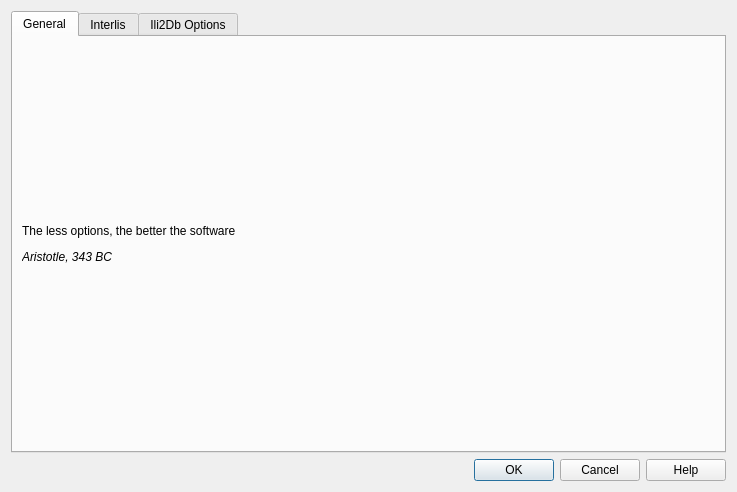
<?xml version="1.0" encoding="UTF-8"?>
<ui version="4.0">
 <class>Dialog</class>
 <widget class="QDialog" name="Dialog">
  <property name="geometry">
   <rect>
    <x>0</x>
    <y>0</y>
    <width>737</width>
    <height>492</height>
   </rect>
  </property>
  <property name="sizePolicy">
   <sizepolicy hsizetype="Preferred" vsizetype="Preferred">
    <horstretch>0</horstretch>
    <verstretch>0</verstretch>
   </sizepolicy>
  </property>
  <property name="windowTitle">
   <string>Dialog</string>
  </property>
  <layout class="QGridLayout" name="gridLayout_4">
   <item row="3" column="0">
    <widget class="QTabWidget" name="tabWidget">
     <property name="currentIndex">
      <number>0</number>
     </property>
     <widget class="QWidget" name="tab">
      <attribute name="title">
       <string>General</string>
      </attribute>
      <layout class="QGridLayout" name="gridLayout_3">
       <item row="0" column="0">
        <widget class="QLabel" name="label">
         <property name="text">
          <string>&lt;html&gt;&lt;head/&gt;&lt;body&gt;&lt;p&gt;The less options, the better the software&lt;/p&gt;&lt;p&gt;&lt;i&gt;Aristotle, 343 BC&lt;/i&gt;&lt;/p&gt;&lt;/body&gt;&lt;/html&gt;</string>
         </property>
         <property name="textFormat">
          <enum>Qt::RichText</enum>
         </property>
        </widget>
       </item>
      </layout>
     </widget>
     <widget class="QWidget" name="tab_2">
      <attribute name="title">
       <string>Interlis</string>
      </attribute>
      <layout class="QGridLayout" name="gridLayout_2">
       <item row="0" column="0" colspan="2">
        <widget class="QgsCollapsibleGroupBox" name="custom_model_directories_box">
         <property name="title">
          <string>Custom model directories</string>
         </property>
         <property name="checkable">
          <bool>true</bool>
         </property>
         <layout class="QGridLayout" name="gridLayout">
          <item row="0" column="0">
           <layout class="QHBoxLayout" name="horizontalLayout_3">
            <item>
             <widget class="QLineEdit" name="custom_model_directories_line_edit">
              <property name="sizePolicy">
               <sizepolicy hsizetype="MinimumExpanding" vsizetype="Fixed">
                <horstretch>1</horstretch>
                <verstretch>0</verstretch>
               </sizepolicy>
              </property>
              <property name="toolTip">
               <string>&lt;html&gt;&lt;head/&gt;&lt;body&gt;
&lt;p&gt;Directories which contain Interlis Models (ili files). Several paths can be separated with a semicolon `;`. It is also possible to specify URL's of model repositories.&lt;/p&gt;
&lt;dl&gt;
&lt;dt&gt;%ILI_FROM_DB&lt;/dt&gt;&lt;dd&gt;is a placeholder for the models in the database (in the table &lt;code&gt;t_ili2db_model&lt;/code&gt;).
&lt;/dt&gt;
&lt;dt&gt;%XTF_DIR&lt;/dt&gt;
&lt;dd&gt;is a placeholder for the directory with a transfer file.&lt;/dd&gt;
&lt;dt&gt;%JAR_DIR&lt;/dt&gt;&lt;dd&gt;is a placeholder for the directory with the ili2db application (ili2pg.jar / ili2gpkg.jar).&lt;/dd&gt;&lt;/dl&gt;
&lt;/body&gt;&lt;/html&gt;</string>
              </property>
              <property name="placeholderText">
               <string>%ILI_FROM_DB;%XTF_DIR;http://models.interlis.ch/;%JAR_DIR</string>
              </property>
             </widget>
            </item>
            <item>
             <widget class="QToolButton" name="custom_models_dir_button">
              <property name="text">
               <string>...</string>
              </property>
             </widget>
            </item>
           </layout>
          </item>
         </layout>
         <zorder></zorder>
        </widget>
       </item>
       <item row="2" column="0" colspan="2">
        <widget class="QGroupBox" name="ili2db_enable_debugging">
         <property name="title">
          <string>Debug</string>
         </property>
         <property name="checkable">
          <bool>true</bool>
         </property>
         <layout class="QHBoxLayout" name="horizontalLayout_4">
          <item>
           <widget class="QLineEdit" name="ili2db_logfile_path">
            <property name="placeholderText">
             <string>Log file</string>
            </property>
           </widget>
          </item>
          <item>
           <widget class="QToolButton" name="ili2db_logfile_search_button">
            <property name="text">
             <string>...</string>
            </property>
           </widget>
          </item>
         </layout>
        </widget>
       </item>
       <item row="1" column="0">
        <widget class="QLabel" name="label_2">
         <property name="text">
          <string>Java Path</string>
         </property>
        </widget>
       </item>
       <item row="1" column="1">
        <layout class="QHBoxLayout" name="horizontalLayout_2">
         <item>
          <widget class="QLineEdit" name="java_path_line_edit">
           <property name="sizePolicy">
            <sizepolicy hsizetype="MinimumExpanding" vsizetype="Fixed">
             <horstretch>1</horstretch>
             <verstretch>0</verstretch>
            </sizepolicy>
           </property>
           <property name="toolTip">
            <string>If this is left empty, %PATH and %JAVA_HOME is searched</string>
           </property>
           <property name="placeholderText">
            <string>[By default %PATH and %JAVA_HOME is searched]</string>
           </property>
          </widget>
         </item>
         <item>
          <widget class="QToolButton" name="java_path_search_button">
           <property name="text">
            <string>...</string>
           </property>
          </widget>
         </item>
        </layout>
       </item>
       <item row="3" column="0">
        <spacer name="verticalSpacer">
         <property name="orientation">
          <enum>Qt::Vertical</enum>
         </property>
         <property name="sizeHint" stdset="0">
          <size>
           <width>20</width>
           <height>40</height>
          </size>
         </property>
        </spacer>
       </item>
      </layout>
     </widget>
     <widget class="QWidget" name="tab_3">
      <attribute name="title">
       <string>Ili2Db Options</string>
      </attribute>
      <layout class="QGridLayout" name="gridLayout_5">
       <item row="0" column="0">
        <widget class="QComboBox" name="ili2db_tool_combobox"/>
       </item>
       <item row="0" column="1">
        <widget class="QComboBox" name="ili2db_action_combobox"/>
       </item>
       <item row="2" column="0" colspan="2">
        <widget class="QTextEdit" name="ili2db_options_textedit">
         <property name="readOnly">
          <bool>true</bool>
         </property>
        </widget>
       </item>
      </layout>
     </widget>
    </widget>
   </item>
   <item row="4" column="0">
    <widget class="QDialogButtonBox" name="buttonBox">
     <property name="orientation">
      <enum>Qt::Horizontal</enum>
     </property>
     <property name="standardButtons">
      <set>QDialogButtonBox::Cancel|QDialogButtonBox::Help|QDialogButtonBox::Ok</set>
     </property>
    </widget>
   </item>
  </layout>
  <widget class="QWidget" name="layoutWidget">
   <property name="geometry">
    <rect>
     <x>0</x>
     <y>0</y>
     <width>2</width>
     <height>2</height>
    </rect>
   </property>
   <layout class="QHBoxLayout" name="horizontalLayout"/>
  </widget>
 </widget>
 <customwidgets>
  <customwidget>
   <class>QgsCollapsibleGroupBox</class>
   <extends>QGroupBox</extends>
   <header>qgis.gui</header>
   <container>1</container>
  </customwidget>
 </customwidgets>
 <resources/>
 <connections>
  <connection>
   <sender>buttonBox</sender>
   <signal>accepted()</signal>
   <receiver>Dialog</receiver>
   <slot>accept()</slot>
   <hints>
    <hint type="sourcelabel">
     <x>248</x>
     <y>254</y>
    </hint>
    <hint type="destinationlabel">
     <x>157</x>
     <y>274</y>
    </hint>
   </hints>
  </connection>
  <connection>
   <sender>buttonBox</sender>
   <signal>rejected()</signal>
   <receiver>Dialog</receiver>
   <slot>reject()</slot>
   <hints>
    <hint type="sourcelabel">
     <x>316</x>
     <y>260</y>
    </hint>
    <hint type="destinationlabel">
     <x>286</x>
     <y>274</y>
    </hint>
   </hints>
  </connection>
 </connections>
</ui>
